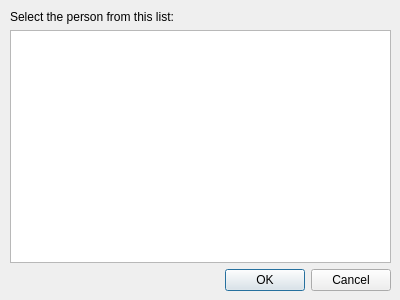
<?xml version="1.0" encoding="UTF-8"?>
<ui version="4.0">
 <class>PersonSelect</class>
 <widget class="QDialog" name="PersonSelect">
  <property name="geometry">
   <rect>
    <x>0</x>
    <y>0</y>
    <width>400</width>
    <height>300</height>
   </rect>
  </property>
  <property name="windowTitle">
   <string>Dialog</string>
  </property>
  <widget class="QWidget" name="verticalLayoutWidget">
   <property name="geometry">
    <rect>
     <x>10</x>
     <y>10</y>
     <width>381</width>
     <height>281</height>
    </rect>
   </property>
   <layout class="QVBoxLayout" name="verticalLayout">
    <item>
     <widget class="QLabel" name="label">
      <property name="text">
       <string>Select the person from this list:</string>
      </property>
     </widget>
    </item>
    <item>
     <widget class="QListWidget" name="personList">
      <property name="sortingEnabled">
       <bool>true</bool>
      </property>
     </widget>
    </item>
    <item>
     <widget class="QDialogButtonBox" name="buttonBox">
      <property name="orientation">
       <enum>Qt::Orientation::Horizontal</enum>
      </property>
      <property name="standardButtons">
       <set>QDialogButtonBox::StandardButton::Cancel|QDialogButtonBox::StandardButton::Ok</set>
      </property>
     </widget>
    </item>
   </layout>
  </widget>
 </widget>
 <resources/>
 <connections>
  <connection>
   <sender>buttonBox</sender>
   <signal>accepted()</signal>
   <receiver>PersonSelect</receiver>
   <slot>accept()</slot>
   <hints>
    <hint type="sourcelabel">
     <x>248</x>
     <y>254</y>
    </hint>
    <hint type="destinationlabel">
     <x>157</x>
     <y>274</y>
    </hint>
   </hints>
  </connection>
  <connection>
   <sender>buttonBox</sender>
   <signal>rejected()</signal>
   <receiver>PersonSelect</receiver>
   <slot>reject()</slot>
   <hints>
    <hint type="sourcelabel">
     <x>316</x>
     <y>260</y>
    </hint>
    <hint type="destinationlabel">
     <x>286</x>
     <y>274</y>
    </hint>
   </hints>
  </connection>
 </connections>
</ui>
